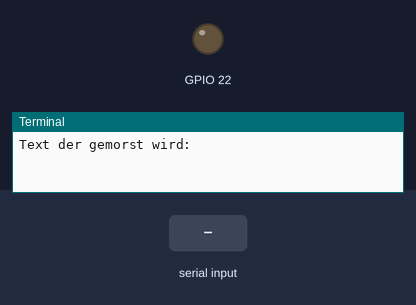
A program run on a simulated Raspberry Pi (BCM pin numbers). Shown: output pins drawn as LEDs (lit = HIGH), the last lines printed to the terminal. The inputs (shaded band) are chosen by the test bench. At 5.7 s the program stops and its outputs stay as they are.

Above: at 1.2 s.
1.3 s: "1" typed at the terminal, then Enter
At 2.5 s:
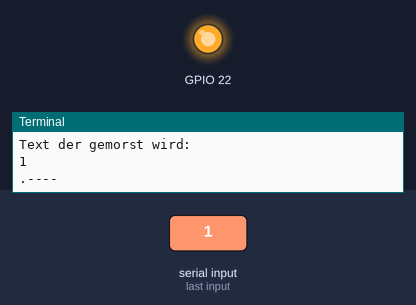
Timing chart, 0 to 6.2 s (numbered marks = the images above; inputs shaded):
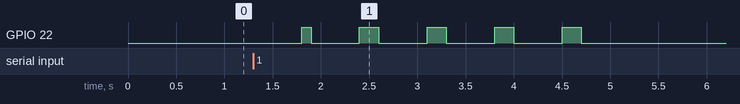

The program:

led_strtobin.py
```python
# (licence header left out)
############# IMPORTS ################

#GPIO Port Libaries importieren
import RPi.GPIO as GPIO
import time

############ RPi-SETTINGS ###############
#Boardmodus setzen
GPIO.setmode(GPIO.BCM)

#GPIOs Definieren
#Output
GPIO.setup(22, GPIO.OUT)

####### Standards #######

GPIO.output(22, GPIO.LOW)

############ PROGRAMM ###################

letters = {'A': '.-',     'B': '-...',   'C': '-.-.',
        'D': '-..',    'E': '.',      'F': '..-.',
        'G': '--.',    'H': '....',   'I': '..',
        'J': '.---',   'K': '-.-',    'L': '.-..',
        'M': '--',     'N': '-.',     'O': '---',
        'P': '.--.',   'Q': '--.-',   'R': '.-.',
     	'S': '...',    'T': '-',      'U': '..-',
        'V': '...-',   'W': '.--',    'X': '-..-',
        'Y': '-.--',   'Z': '--..',   ' ': '-...-',

        '0': '-----',  '1': '.----',  '2': '..---',
        '3': '...--',  '4': '....-',  '5': '.....',
        '6': '-....',  '7': '--...',  '8': '---..',
        '9': '----.'
        }

def morse_to_binary(nachricht):
    text = ''
    for char in nachricht:
        text = text + letters[char.upper()]
    st = 0
    print(text)
    while st < len(text):
        time.sleep(.4)
        if text[st] == '.':
            GPIO.output(22, GPIO.LOW)
            time.sleep(.1)
            GPIO.output(22, GPIO.HIGH)
            time.sleep(.1)
            GPIO.output(22, GPIO.LOW)
        elif text[st] == '-':
            GPIO.output(22, GPIO.LOW)
            time.sleep(.1)
            GPIO.output(22, GPIO.HIGH)
            time.sleep(.2)
            GPIO.output(22, GPIO.LOW)
        st = st + 1;
    time.sleep(1)
try:
    print('Text der gemorst wird:')
    nachricht = input()
    morse_to_binary(nachricht);

######### ERROR UND CLEANUP #############

except:
    print('ABBRUCH')

finally:
    GPIO.cleanup();
```

Measured:
- after the input at 1.3 s, GPIO 22: LOW → HIGH after 0.50 s, then repeats every 0.70 s: LOW 0.50 s, HIGH 0.20 s, until it stays LOW from 4.7 s
